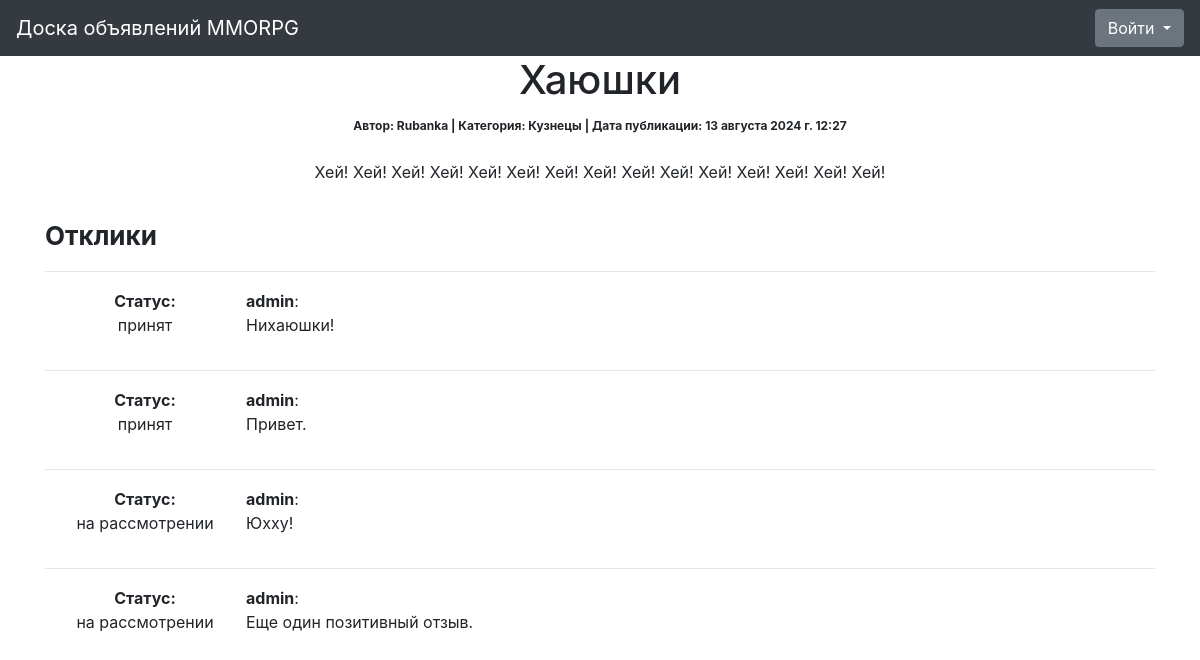
The page /ads/4 on the database its author committed.
### billboard/models.py (models this page shows, shortened)
class Ad(models.Model):
    CATEGORY_CHOICES = (
        ('TA', 'Танки'),
        ('HI', 'Хилы'),
        ('DD', 'ДД'),
        ('DE', 'Торговцы'),
        ('GM', 'Гилдмастеры'),
        ('QG', 'Квестгиверы'),
        ('BS', 'Кузнецы'),
        ('TA', 'Кожевники'),
        ('PM', 'Зельевары'),
        ('SM', 'Мастера заклинаний'))
    author = models.ForeignKey(User, on_delete=models.CASCADE, verbose_name='Автор')
    category = models.CharField(max_length=2, choices=CATEGORY_CHOICES, default='TA', verbose_name='Категория')
    dateCreation = models.DateTimeField(auto_now_add=True, verbose_name='Дата публикации')
    title = models.CharField(max_length=256, verbose_name='Заголовок')
    text = CKEditor5Field(verbose_name='Текст', config_name='extends', blank=True)
    class Meta:
        verbose_name = 'Объявление'
        verbose_name_plural = 'Объявления'

class Response(models.Model):
    author = models.ForeignKey(User, on_delete=models.CASCADE, verbose_name='Автор отклика')
    ad = models.ForeignKey(Ad, on_delete=models.CASCADE, related_name='responses')
    text = models.TextField(verbose_name='Текст')
    status = models.BooleanField(default=False, verbose_name='Статус')
    dateCreation = models.DateTimeField(auto_now_add=True, verbose_name='Дата отклика')
    class Meta:
        verbose_name = 'Отклик'
        verbose_name_plural = 'Отклики'

### billboard/views.py (the view, shortened to what this page needs)
# urls.py: path('<int:id>', AdDetail.as_view(), name='ad_detail'),
class AdDetail(DetailView):
    model = Ad
    template_name = 'ad.html'
    context_object_name = 'ad'
    pk_url_kwarg = 'id'
    def get_context_data(self, **kwargs):
        context = super(AdDetail, self).get_context_data(**kwargs)
        context['response_form'] = ResponseForm()
        context['responses'] = Response.objects.filter(ad__id=self.kwargs.get('id'))
        return context

### templates/ad.html (shortened to what this page needs)
{% extends 'base.html' %}
{% load crispy_forms_tags %}
{% block content %}
    <h1>{{ ad.title }}</h1>
    <tr><span style="font-size: 12px;">
        <b>Автор:  {{ ad.author }} | Категория: {{ ad.get_category_display }} |
        Дата публикации: {{ ad.dateCreation|date:'DATETIME_FORMAT' }}</b></span><br><br></tr>
    <tr>{{ ad.text|safe }}</tr>
    {% if responses %}
        <p style="font-size: 26px;" align="left" ><b>Отклики</b></p>
        {% for response in responses %}
            <hr>
                <table>
                    <tr>
                        <td width="200px">
                            {% if response.status == False %}
                                <p align="center"><b>Статус:</b>
                                <br>на рассмотрении</p>
                            {% else %}
                                <p align="center"><b>Статус:</b>
                                <br>принят</p>
                            {% endif %}
                        </td>
                        <td>
                            <p align="left"><b>{{ response.author }}</b>:
                            <br>{{ response.text|safe }}</p>
                        </td>
                    </tr>
                </table>
        {% endfor %}
    {% endif %}
<br>
{% endblock content %}

### rows shown on the page
Ad: title "Хаюшки", author "Rubanka", category "Кузнецы", dateCreation "13 августа 2024 г. 12:27", text "Хей! Хей! Хей! Хей! Хей! Хей! Хей! Хей! Хей! Хей! Хей! Хей! Хей! Хей! Хей!"
Response: shows "Статус:", status "принят", author "admin", text "Нихаюшки!"
Response: shows "Статус:", status "принят", author "admin", text "Привет."
Response: shows "Статус:", status "на рассмотрении", author "admin", text "Юхху!"
Response: shows "Статус:", status "на рассмотрении", author "admin", text "Еще один позитивный отзыв."
